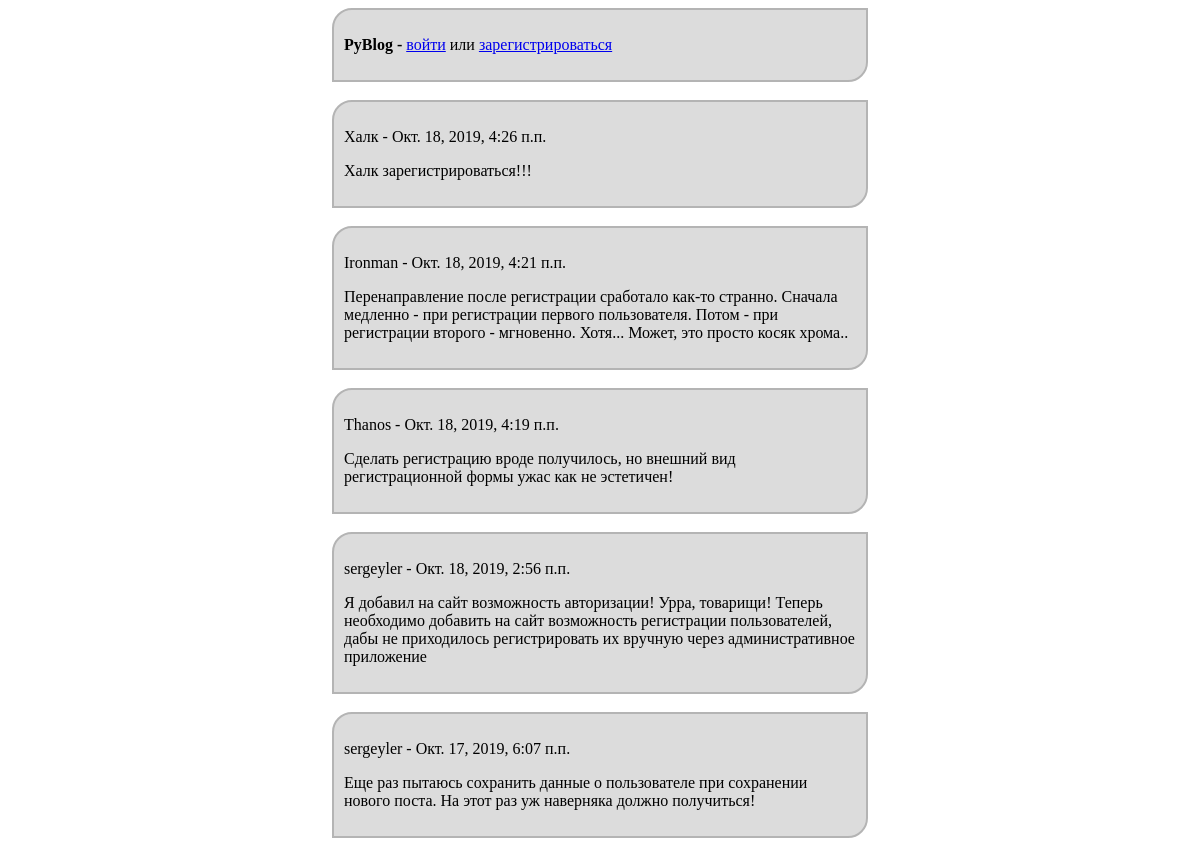
The app's page /topics_list/ (upper part), older data.
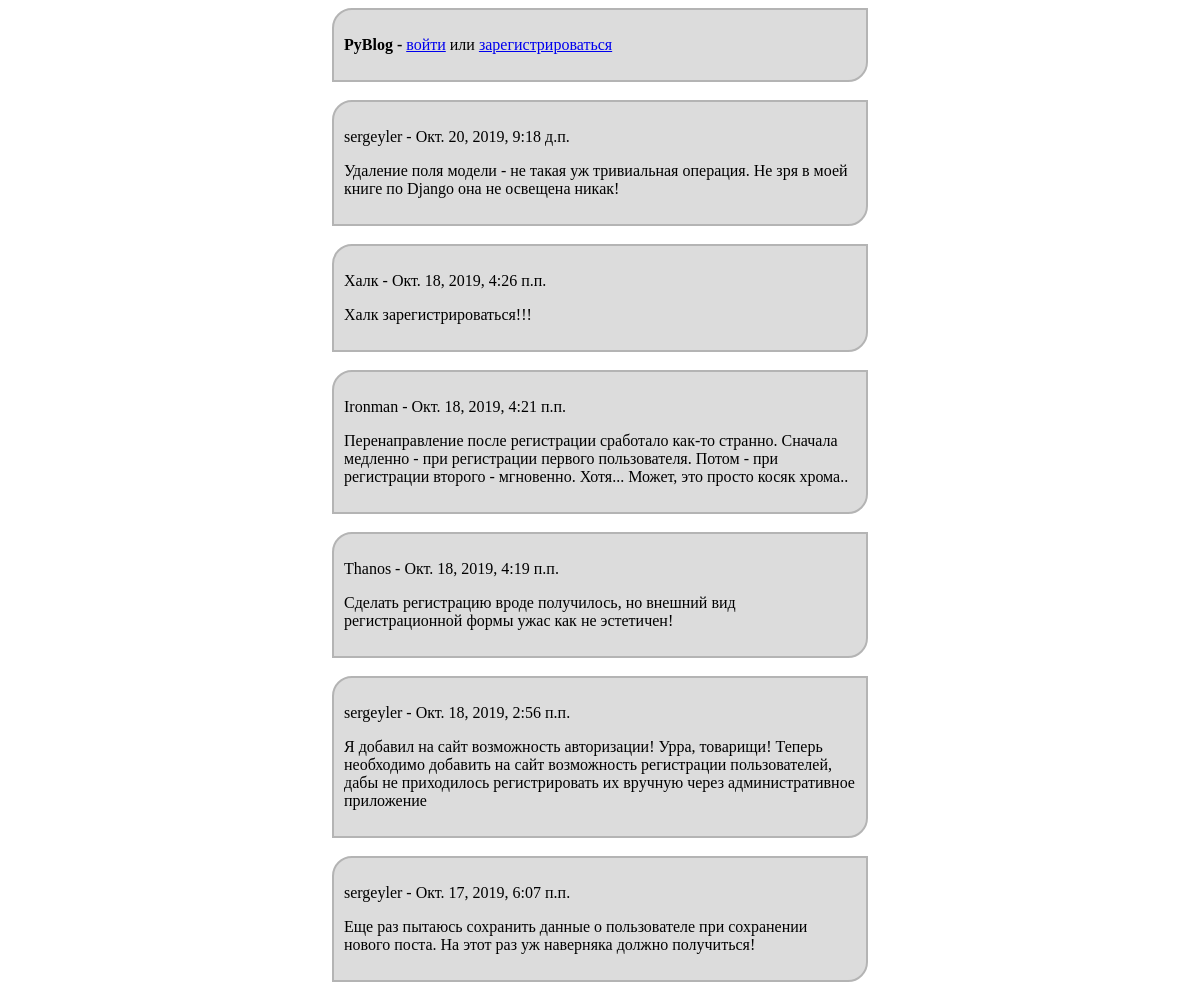
The same page, newer data.
### main/models.py (models this page shows)
class Topic(models.Model):
    content = TextField(max_length=2048, verbose_name='Текст')
    published = DateTimeField(auto_now_add=True, verbose_name='Опубликовано')
    creator = ForeignKey(User, on_delete=models.SET_NULL, verbose_name='Опубликовал', null=True)
    class Meta:
        verbose_name = 'Запись блога'
        verbose_name_plural = 'Записи блога'
        ordering = ['published']

### main/views.py (the view)
# urls.py: path('topics_list/', topics_list_controller, name='index'),
def topics_list_controller(request):
    topics = Topic.objects.order_by('-published')
    context = {'topics': topics}
    if request.method == 'POST':
        form = TopicForm(request.POST)
        if form.is_valid():
            new_topic = form.save(commit=False)
            new_topic.creator = request.user
            new_topic.save()
    if request.user.is_authenticated:
        form = TopicForm()
        context['form'] = form
    return render(request, 'main/topics_list.html', context)

### main/templates/main/topics_list.html (shortened to what this page needs)
{% extends 'layout/basic.html' %}
{% block header %}
    <div class="block">
        <p>
            <b>PyBlog - </b>
            {% if user.is_authenticated %}
                {{ user }} - <a href={% url 'logout' %}>выйти</a>
            {% else %}
                <a href={% url 'login' %}>войти</a> или <a href={% url 'register' %}>зарегистрироваться</a>
            {% endif %}
        </p>
    </div>
    <br>
{% endblock %}
{% block content %}
    {% for topic in topics %}
        <div class='block'>
            <p>
                {{ topic.creator }} - {{ topic.published }}
            </p>
            <p>{{ topic.content }}</p>
        </div>
        <br>
    {% endfor %}
{% endblock %}

Row changes from the older to the newer data that the page shows:
added Topic: creator "sergeyler", published "Окт. 20, 2019, 9:18 д.п.", content "Удаление поля модели - не такая уж тривиальная операция. Не зря в моей книге по Django она не освещена никак!"
